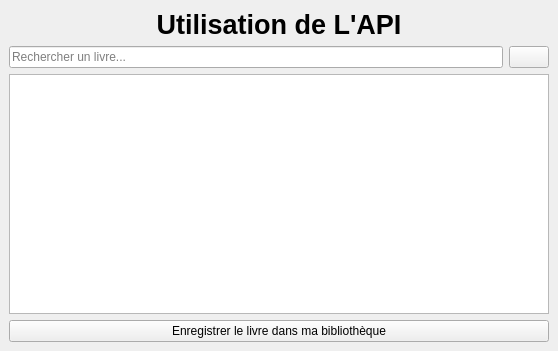
<?xml version="1.0" encoding="UTF-8"?>
<ui version="4.0">
 <class>ApiBookWindow</class>
 <widget class="QMainWindow" name="ApiBookWindow">
  <property name="geometry">
   <rect>
    <x>0</x>
    <y>0</y>
    <width>558</width>
    <height>351</height>
   </rect>
  </property>
  <property name="windowTitle">
   <string>Enregistrer un nouveau livre</string>
  </property>
  <widget class="QWidget" name="centralwidget">
   <layout class="QVBoxLayout" name="verticalLayout">
    <item>
     <widget class="QLabel" name="title">
      <property name="font">
       <font>
        <pointsize>20</pointsize>
        <weight>75</weight>
        <bold>true</bold>
       </font>
      </property>
      <property name="text">
       <string>Utilisation de L'API</string>
      </property>
      <property name="alignment">
       <set>Qt::AlignCenter</set>
      </property>
     </widget>
    </item>
    <item>
     <layout class="QHBoxLayout" name="horizontalLayout">
      <item>
       <widget class="QLineEdit" name="search_a_book_line_edit">
        <property name="placeholderText">
         <string>Rechercher un livre...</string>
        </property>
       </widget>
      </item>
      <item>
       <widget class="QPushButton" name="run_search_button">
        <property name="text">
         <string/>
        </property>
        <property name="icon">
         <iconset resource="../res/res.qrc">
          <normaloff>:/images/images/icon_search.png</normaloff>:/images/images/icon_search.png</iconset>
        </property>
       </widget>
      </item>
     </layout>
    </item>
    <item>
     <widget class="QListWidget" name="books_find_in_api_list_widget"/>
    </item>
    <item>
     <widget class="QPushButton" name="register_book_in_library_button">
      <property name="text">
       <string>Enregistrer le livre dans ma bibliothèque</string>
      </property>
     </widget>
    </item>
   </layout>
  </widget>
 </widget>
 <resources>
  <include location="../res/res.qrc"/>
 </resources>
 <connections/>
</ui>
